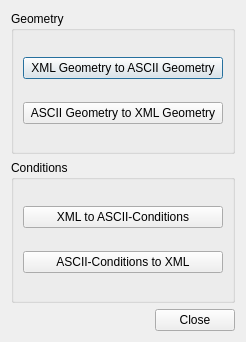
<?xml version="1.0" encoding="UTF-8"?>
<ui version="4.0">
 <class>OGSFileConverter</class>
 <widget class="QDialog" name="OGSFileConverter">
  <property name="geometry">
   <rect>
    <x>0</x>
    <y>0</y>
    <width>246</width>
    <height>342</height>
   </rect>
  </property>
  <property name="windowTitle">
   <string>OGS File Converter</string>
  </property>
  <layout class="QGridLayout" name="gridLayout">
   <item row="0" column="0" colspan="2">
    <widget class="QGroupBox" name="geometryBox">
     <property name="title">
      <string>Geometry</string>
     </property>
     <layout class="QVBoxLayout" name="verticalLayout">
      <item>
       <widget class="QPushButton" name="gml2gliButton">
        <property name="text">
         <string>XML Geometry to ASCII Geometry</string>
        </property>
       </widget>
      </item>
      <item>
       <widget class="QPushButton" name="gli2gmlButton">
        <property name="text">
         <string>ASCII Geometry to XML Geometry</string>
        </property>
       </widget>
      </item>
     </layout>
    </widget>
   </item>
   <item row="2" column="1">
    <widget class="QPushButton" name="closeDialogButton">
     <property name="text">
      <string>Close</string>
     </property>
    </widget>
   </item>
   <item row="2" column="0">
    <spacer name="horizontalSpacer">
     <property name="orientation">
      <enum>Qt::Horizontal</enum>
     </property>
     <property name="sizeHint" stdset="0">
      <size>
       <width>40</width>
       <height>20</height>
      </size>
     </property>
    </spacer>
   </item>
   <item row="1" column="0" colspan="2">
    <widget class="QGroupBox" name="conditionBox">
     <property name="title">
      <string>Conditions</string>
     </property>
     <layout class="QVBoxLayout" name="verticalLayout_2">
      <item>
       <widget class="QPushButton" name="cnd2bcButton">
        <property name="text">
         <string>XML to ASCII-Conditions</string>
        </property>
       </widget>
      </item>
      <item>
       <widget class="QPushButton" name="bc2cndButton">
        <property name="text">
         <string>ASCII-Conditions to XML</string>
        </property>
       </widget>
      </item>
     </layout>
    </widget>
   </item>
  </layout>
 </widget>
 <resources/>
 <connections/>
</ui>
